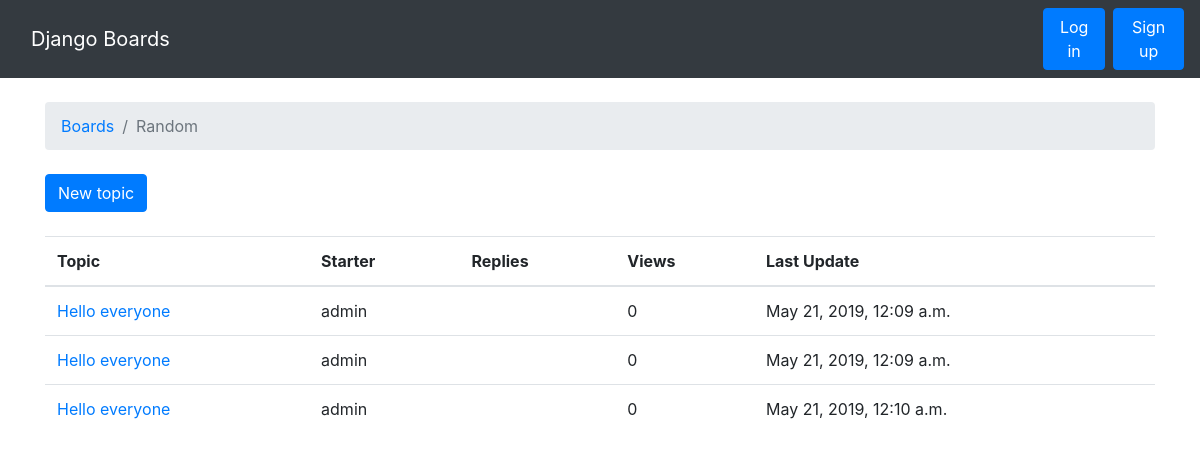
/boards/3/, run on the app's committed database.
### boards/models.py (models this page shows, shortened)
class Board(models.Model):
    name = models.CharField(max_length=30, unique=True)
    description = models.CharField(max_length=100)

class Topic(models.Model):
    subject = models.CharField(max_length=255)
    last_updated = models.DateTimeField(auto_now_add=True)
    board = models.ForeignKey(Board, related_name='topics', on_delete=models.CASCADE)
    starter = models.ForeignKey(User, related_name='topics', on_delete=models.CASCADE)
    views = models.PositiveIntegerField(default=0)

### boards/views.py (the view)
# urls.py: path('boards/<int:pk>/', views.board_topics, name='board_topics'),
def board_topics(request, pk):
	try:
		board = Board.objects.get(pk=pk)
	except Board.DoesNotExist:
		raise Http404
	return render(request, 'topics.html', {'board':board})

### templates/topics.html (shortened to what this page needs)
{% extends 'base.html' %}
{% block breadcrumb %}
  <li class="breadcrumb-item"><a href="{% url 'home' %}">Boards</a></li>
  <li class="breadcrumb-item active">{{ board.name }}</li>
{% endblock %}
{% block content %}
  <div class="mb-4">
    <a href="{% url 'new_topic' board.pk %}" class="btn btn-primary">New topic</a>
  </div>
    <table class="table">
    <thead class="thead-inverse">
      <tr>
        <th>Topic</th>
        <th>Starter</th>
        <th>Replies</th>
        <th>Views</th>
        <th>Last Update</th>
      </tr>
    </thead>
    <tbody>
      {% for topic in board.topics.all %}
        <tr>
          <td><a href="{% url 'topic_posts' board.pk topic.pk %}">{{ topic.subject }}</a></td>
          <td>{{ topic.starter.username }}</td>
          <td>{{ topic.replies }}</td>
          <td>{{ topic.views }}</td>
          <td>{{ topic.last_updated }}</td>
        </tr>
      {% endfor %}
    </tbody>
  </table>
{% endblock %}

### data on the page
Board: name "Random"
Topic: subject "Hello everyone", starter.username "admin", views "0", last_updated "May 21, 2019, 12:09 a.m."
Topic: subject "Hello everyone", starter.username "admin", views "0", last_updated "May 21, 2019, 12:09 a.m."
Topic: subject "Hello everyone", starter.username "admin", views "0", last_updated "May 21, 2019, 12:10 a.m."
